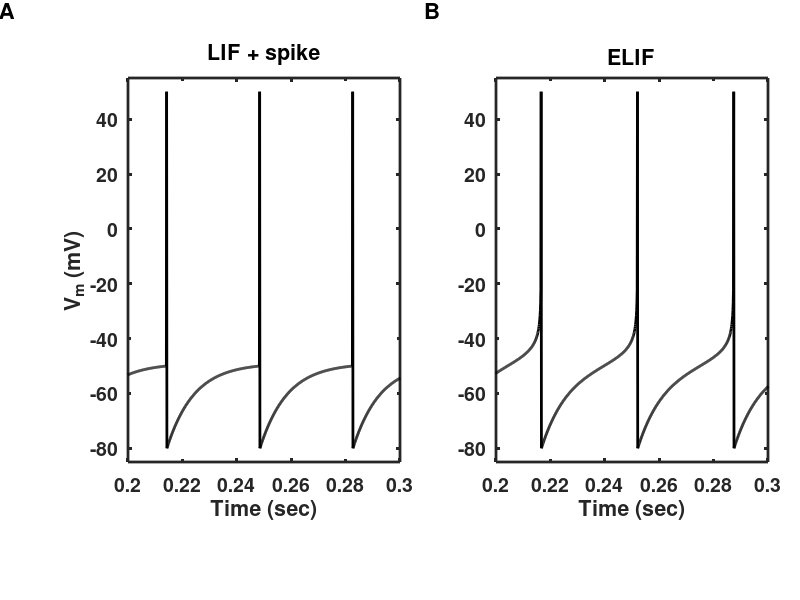

Write MATLAB code to recreate this figure.
% Figure_2_6.m
%
% The code simulates the leaky integrate-and-fire (LIF) neuron then the
% exponential leaky integrate-and-fire (ELIF) neuron, to compare traces of
% the membrane potential produced by the two models. A spike is added
% artificially in the LIF model.
%
% This code is used to produce Figure 2.6 in the textbook:
% An Introductory Course in Computational Neuroscience
% by Paul Miller (2017)
%
%%%%%%%%%%%%%%%%%%%%%%%%%%%%%%%%%%%%%%%%%%%%%%%%%%%%%%%%%%%%%%%%%%%%%%%%%%%

% Set up the default plotting parameters
set(0,'DefaultLineLineWidth',2,...
    'DefaultLineMarkerSize',8, ...
    'DefaultAxesLineWidth',2, ...
    'DefaultAxesFontSize',14,...
    'DefaultAxesFontWeight','Bold');
    figure(1)
    clf;

%% Simulation parameters
dt = 0.0001;                % time-step
t = 0:dt:0.5;               % vector of time-points
ton = 0.15;                 % time to begin applied current (onset)
toff = 0.35;                % time to end applied current (offset)
non = round(ton/dt);        % time-point index of current onset
noff = round(toff/dt);      % time-point index of current offset

%% Parameters for the model neurons
tau = 0.010;                % membrane time constant
E_L = -0.070;               % leak potential (also resting potential)
Vth = -0.050;               % threshold potential (to produce spike)
Vreset = -0.080;            % reset potential (post-spike)
Cm = 100e-12;               % total membrane capacitance
G_L = Cm/tau;               % total membrane conductance (leak conductance)

% The following are specific parameters for the ELIF model neuron
Vmax = 0.050;               % Clip spikes at this value of membrane potential
Delta_th = 0.005;           % Range of membrane potential for spike acceleration

Iapp = [210e-12 210e-12];   % Same applied current for the 2 models
Ntrials = length(Iapp);     % One trial for each model

for trial = 1:Ntrials;              % loop through different trials
    I = zeros(size(t));             % vector for current at each time-point
    I(non:noff) = Iapp(trial);      % add the applied current for the trial
    V = E_L*ones(size(t));          % initialize the membrane potential vector
    spikes = zeros(size(t));        % initialize a vector to record spikes
    
    
    if ( trial == 1 )               % Standard LIF model (see LIF_model.m)
        for i = 2:length(t);            % loop through all time points
            % next line: Forward Euler method to update membrane potential
            % see Eq. 1.9 in the book
            V(i) = V(i-1) + dt*(I(i) +G_L*(E_L-V(i-1)))/Cm;
            if ( V(i) > Vth)            % if potential is above threshold
                spikes(i) = 1;          % record the spike at that time-point
                V(i) = Vreset;          % reset the potential
                V(i-1) = Vmax;          % add a spike on prior time-point for visual purposes
            end;
        end;                            % end the loop & go to next time-point
    else;                               % Otherwise simulate the ELIF model  
        for i = 2:length(t)             % loop through all time points
            % next line: Forward Euler update of membrane potential 
            V(i) = V(i-1) + dt*(I(i) +G_L*(E_L-V(i-1) + ...
                Delta_th*exp((V(i-1)-Vth)/Delta_th) ))/Cm;
            if ( V(i) > Vmax )          % if potential is greater than Vmax
                spikes(i) = 1;          % record the spiketime
                V(i) = Vreset;          % Reset the membrane potential
                V(i-1) = Vmax;          % add a spike on prior time-point for visual purposes
            end
        end;                            % Loop to next time-point
        
    end
    
    % Set up the sub-panel for the figure
    subplot('position',[0.46*trial-0.3 0.23 0.34 0.64])
    plot(t,1000*V,'k');          % plot membrane potential versus time
    if ( trial == 1 )       % if LIF model used
        ylabel('V_m (mV)')
        title('LIF + spike')
    else;                   % if ELIF model used
        title('ELIF')
    end
    axis([0.2 0.3 1000*(Vreset-0.005) 1000*(Vmax+0.005)])
    xlabel('Time (sec)')
    
end

annotation('textbox',[0.00 0.97 0.02 0.02],'LineStyle','none', ...
    'FontSize',16,'FontWeight','Bold','String','A')
annotation('textbox',[0.53 0.97 0.02 0.02],'LineStyle','none', ...
    'FontSize',16,'FontWeight','Bold','String','B')
